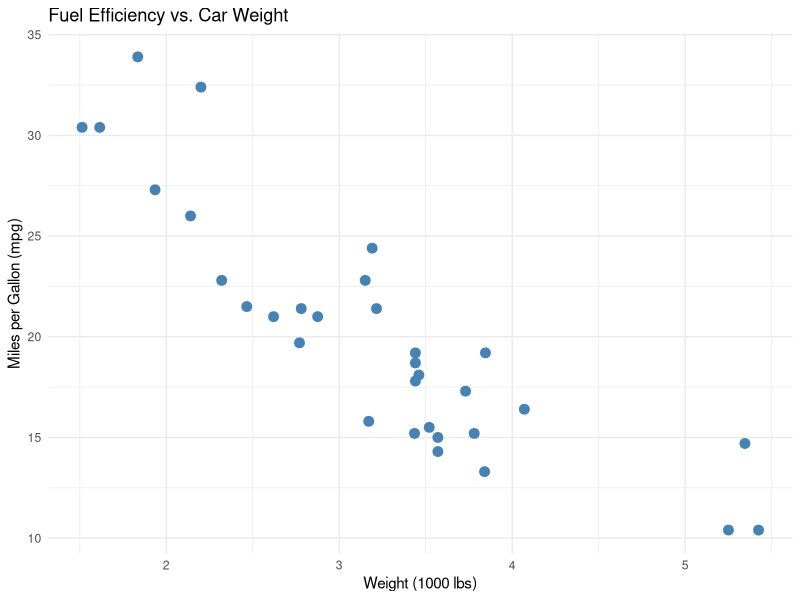

This chart was generated by the following R code:
## ---- chunk 1
library(ggplot2)

ggplot(mtcars, aes(x = wt, y = mpg)) +
  geom_point(color = "steelblue", size = 3) +
  labs(
    title = "Fuel Efficiency vs. Car Weight",
    x = "Weight (1000 lbs)",
    y = "Miles per Gallon (mpg)"
  ) +
  theme_minimal()
